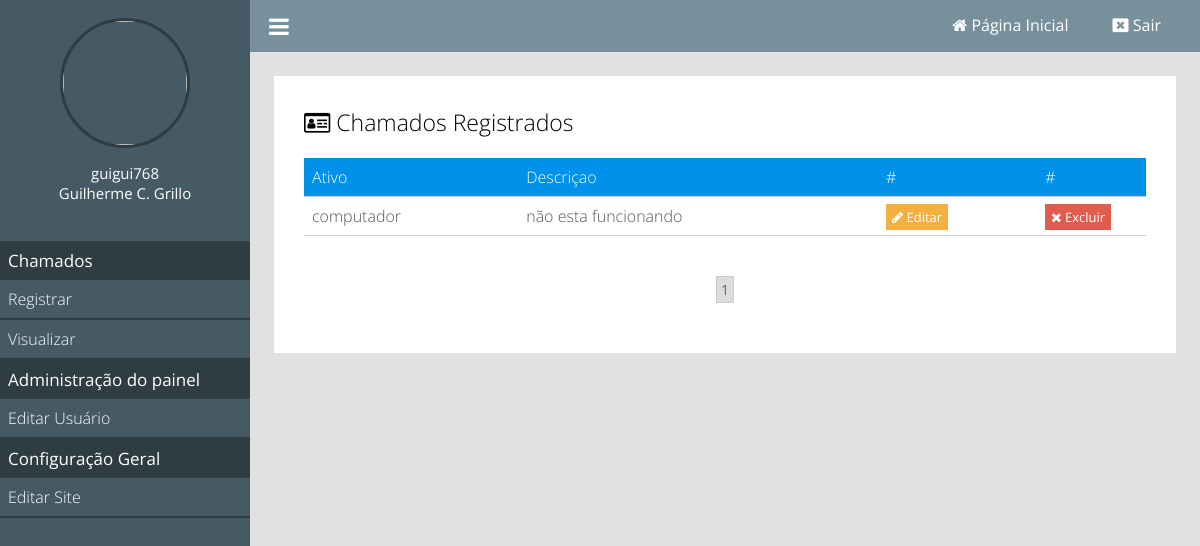
Before: /gerenciar-chamados (signed in) with the older database file.
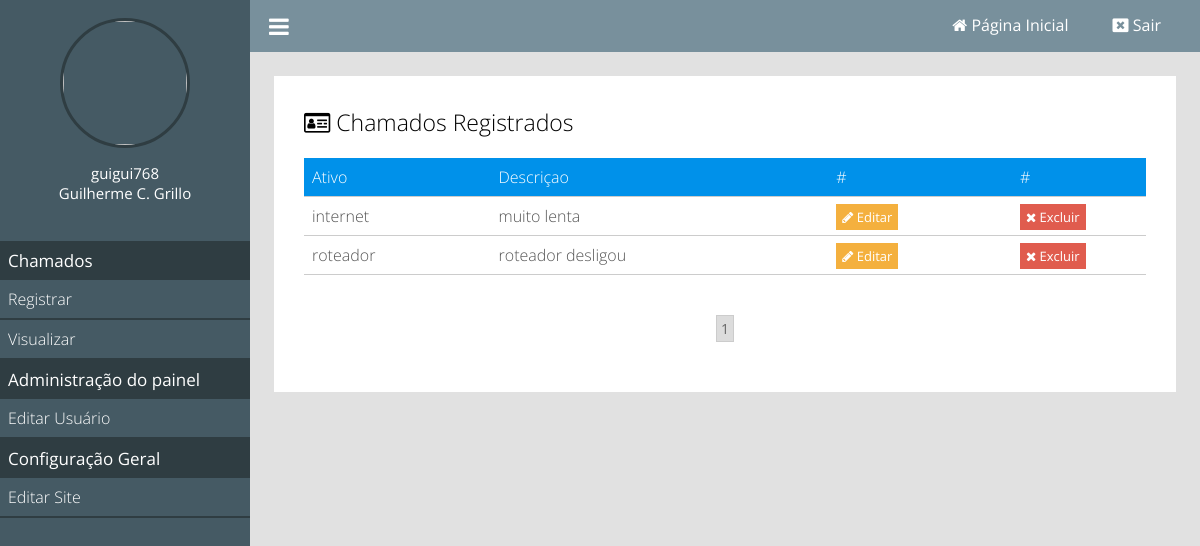
After: the same page with the newer database file.
### tables this page shows
CREATE TABLE `chamados` (
  `id` int(11) NOT NULL,
  `user_id` int(11) NOT NULL,
  `ativos_id` int(11) NOT NULL,
  `data` datetime NOT NULL DEFAULT current_timestamp(),
  `conteudo` text NOT NULL,
  `capa` varchar(255) DEFAULT NULL
);

CREATE TABLE `ativos` (
  `id` int(11) NOT NULL,
  `nome` varchar(255) NOT NULL
);

### classes/MySql.php (called while the page is built)
<?php
	class MySql{
		private static $pdo;
		public static function conectar(){
			if(self::$pdo == null){
				try{
				self::$pdo = new PDO('mysql:host='.HOST.';dbname='.DATABASE,USER,PASSWORD,array(PDO::MYSQL_ATTR_INIT_COMMAND => "SET NAMES utf8"));
				self::$pdo->setAttribute(PDO::ATTR_ERRMODE,PDO::ERRMODE_EXCEPTION);
				}catch(Exception $e){
					echo '<h2>Erro ao conectar</h2>';
				}
			}
			return self::$pdo;
		}
	}
?>

### pages/gerenciar-chamados.php (the view, shortened to what this page needs)
<?php
	$paginaAtual = isset($_GET['pagina']) ? (int)$_GET['pagina'] : 1;
	$porPagina = 4;
	$chamados = Painel::selectAll('chamados',($paginaAtual - 1) * $porPagina,$porPagina);
?>
<div class="box-content">
	<h2><i class="fa fa-id-card-o" aria-hidden="true"></i> Chamados Registrados</h2>
	<div class="wraper-table">
	<table>
		<tr>
			<td>Ativo</td>
			<td>Descriçao</td>
			<td>#</td>
			<td>#</td>
		</tr>
		<?php
			foreach ($chamados as $key => $value) {
			$nomeAtivo = Painel::select('ativos','id=?',array($value['ativos_id']))['nome'];
		?>
		<tr>
			<td><?php echo $nomeAtivo; ?></td>
			<td><?php echo $value['conteudo']; ?></td>
			<td><a class="btn edit" href="<?php echo INCLUDE_PATH ?>editar-noticia?id=<?php echo $value['id']; ?>"><i class="fa fa-pencil"></i> Editar</a></td>
			<td><a actionBtn="delete" class="btn delete" href="<?php echo INCLUDE_PATH ?>gerenciar-noticias?excluir=<?php echo $value['id']; ?>"><i class="fa fa-times"></i> Excluir</a></td>
		</tr>
		<?php } ?>
	</table>
	</div>
	<div class="paginacao">
		<?php
			$totalPaginas = ceil(count(Painel::selectAll('tb_site.noticias')) / $porPagina);
			for($i = 1; $i <= $totalPaginas; $i++){
				if($i == $paginaAtual)
					echo '<a class="page-selected" href="'.INCLUDE_PATH.'gerenciar-noticias?pagina='.$i.'">'.$i.'</a>';
				else
					echo '<a href="'.INCLUDE_PATH.'gerenciar-noticias?pagina='.$i.'">'.$i.'</a>';
			}
		?>
	</div>
</div>

Changed rows visible on the page:
removed chamados: ativos.nome "computador", conteudo "não esta funcionando"
added chamados: ativos.nome "internet", conteudo "muito lenta"
added chamados: ativos.nome "roteador", conteudo "roteador desligou"
